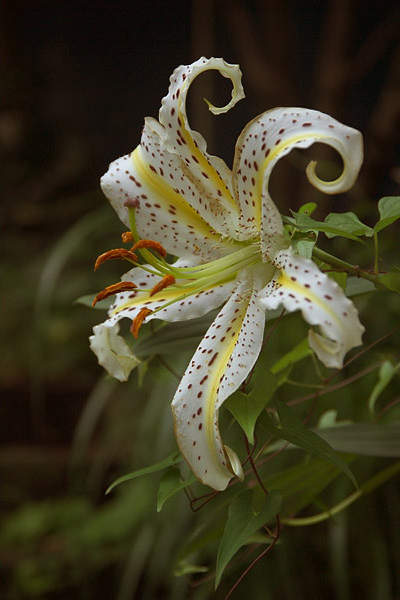
%> input picture testims/lily1.png, 400 x 600 px; the run also reads 1 picture not shown here
$ octave test_colortransfer.m   (GNU Octave 9; MATLAB toolbox functions it lacks are replaced by stand-ins)
%> lines starting %> are read from the running program, lines starting %| are printed output that depends on the picture; in (x1, y1, x2, y2) boxes, pixels count from 0 and x2, y2 are one past the last pixel; in counts of white or black regions, pixels touching at a corner belong together; the program's own positions count from 1
### optimal_colortransfer/color_correct_poly.m
function [im2t,T]=color_correct_poly(im1,im2)


im1 = double(im1);
im2 = double(im2);

m1 = min(im1(:));
im1 = im1-m1;
M1 = max(im1(:));
im1 = im1/M1;
im2 = im2-min(im2(:));
im2 = im2/max(im2(:));

[M,N,~]=size(im1);

%ep_poly = 5e-4;
ep_poly = 1e-3;

%ep_rot = 1e-2;
%ep_aff = 2e-2;
%ep_aff = 1e-2;
ep_aff = 5e-3;


maxins = 50;


%% process images

J = im2str_tensor(im1);
ff0 = J2feat_inhib(J);

yy0 = antifeat_decriptor(ff0,im1);

xx0 = antifeat_decriptor(ff0,im2);

if length(ff0)>maxins
    [ff,ids_f] = imsample_antifeat(ff0,M,N,maxins);
else
    ff = ff0;
    ids_f = 1:length(ff0);
end

yy = yy0(ids_f,:);
xx = xx0(ids_f,:);

rx = sqrt(sum(xx.^2,2))/sqrt(3);
ry = sqrt(sum(yy.^2,2))/sqrt(3);


im1g = max(im1,[],3);
meanie1 = mean(im1g(:));

im2g = max(im2,[],3);
meanie2 = mean(im2g(:));


%%


if meanie2<meanie1
    rev = 1;
else
    rev = 0;
end


if rev
    [~,inliers_poly21] = solver_polymex(ry,rx,ep_poly);
    poly21 = fitinliers_poly(ry(inliers_poly21),rx(inliers_poly21));

else
    [~,inliers_poly21] = solver_polymex(rx,ry,ep_poly);
    poly21 = fitinliers_poly(rx(inliers_poly21),ry(inliers_poly21));
end

R21 = eye(3);

if rev
    im2t = transform_im_full_rev(im2,poly21,R21);
else
    im2t = transform_im_full(im2,poly21,R21);
end

im2t(im2t>1)=1;
im2t(im2t<0)=0;

yy21 = yy0;
xx21 = antifeat_decriptor(ff0,im2t);


rx = sqrt(sum(xx21.^2,2))/sqrt(3);
ry = sqrt(sum(yy21.^2,2))/sqrt(3);
in21 = ((rx-ry).^2/2)<ep_poly;
[A21,inliers] = affine_colreg_RANSAC_mytest(xx21(in21,:)',yy21(in21,:)',ep_aff);
xpol = xx21(in21,:);
xpol = xpol(inliers,:);
ypol = yy21(in21,:);
ypol = ypol(inliers,:);

[im2tp,P] = my_poly2_transfer(xpol,ypol,im2t,inf);
im2t = (im2tp*M1+m1);


T.P = P;
T.poly = poly21;
T.R = R21;
T.A = A21;
T.M = M1;
T.m = m1;
T.rev = rev;

### antifeatures/im2str_tensor.m
function [J,lam1,lam2,E1,E2] = im2str_tensor(im)


[M,N,C]=size(im);
if C>1,
    im = double(max(im,[],3));
end
sigma2 = 1.7;

[imx,imy]=str_diff_nosmooth(im);
[J_xx,J_xy,J_yy]=str_J(imx,imy);
[J_xx_sm,J_xy_sm,J_yy_sm]=str_Jsm(J_xx,J_xy,J_yy,sigma2);

j11 = J_xx_sm;
j12 = J_xy_sm;
j22 = J_yy_sm;

J = zeros(M,N,3);
J(:,:,1)=j11;
J(:,:,2)=j12;
J(:,:,3)=j22;

if nargout>1,
lam2 = j11/2 + j22/2 + (j11.^2 - 2*j11.*j22 + 4*j12.^2 + j22.^2).^(1/2)/2;
lam1 = j11/2 + j22/2 - (j11.^2 - 2*j11.*j22 + 4*j12.^2 + j22.^2).^(1/2)/2;

E1_1 = (j11/2 + j22/2 - (j11.^2 - 2*j11.*j22 + 4*j12.^2 + j22.^2).^(1/2)/2)./j12 - j22./j12;
E1_2 = 1;
E2_1 = (j11/2 + j22/2 + (j11.^2 - 2*j11.*j22 + 4*j12.^2 + j22.^2).^(1/2)/2)./j12 - j22./j12;
E2_2 = 1;

sum1 = sqrt(E1_1.^2+E1_2.^2);
sum2 = sqrt(E2_1.^2+E2_2.^2);

E1_1 = E1_1./sum1;
E1_2 = E1_2./sum1;
E2_1 = E2_1./sum2;
E2_2 = E2_2./sum2;

E1 = zeros(M,N,2);
E2 = zeros(M,N,2);
E1(:,:,1)=E1_1;
E1(:,:,2)=E1_2;
E2(:,:,1)=E2_1;
E2(:,:,2)=E2_2;
end

### antifeatures/str_diff_nosmooth.m
function [imx,imy,vf]=str_diff_nosmooth(im)
% function [imx,imy]=str_diff_nosmooth(im)


gkx=[1 0 -1];
gky=gkx';


vf = sum(gkx(:).^2);

imx = conv2(im,gkx,'same');
imy = conv2(im,gky,'same');

### antifeatures/str_J.m
function [J_xx,J_xy,J_yy]=str_J(imx,imy)
% function [J_xx,J_yy,J_xy]=str_J(imx,imy)

J_xx = imx.*imx;
J_xy = imx.*imy;
J_yy = imy.*imy;

### antifeatures/str_Jsm.m
function [J_xx_sm,J_xy_sm,J_yy_sm,vf11,vf12]=str_Jsm(J_xx,J_xy,J_yy,sigma)
% function [J_xx_sm,J_xx_sm,J_xx_sm]=str_Jsm(J_xx,J_xy,J_yy,sigma)


fs = ceil(6*sigma);
[xx,yy]=meshgrid(-fs:fs);

gk=exp(-(xx.^2+yy.^2)/2/sigma^2)/(2*pi*sigma^2);
gk = gk/sum(gk(:));
vf1 = sum(gk(:).^2);
vf2 = sum(sum(gk(:,1:end-2).*gk(:,3:end)))*2/4; % cov = 1/4 var
vf11 = vf1+vf2;
vf12 = vf1;
J_xx_sm = conv2(J_xx,gk,'same');
J_xy_sm = conv2(J_xy,gk,'same');
J_yy_sm = conv2(J_yy,gk,'same');

### antifeatures/J2feat_inhib.m
function [ff,ok,logprodeig] = J2feat_inhib(J)

[M,N,~]=size(J);
logprodeig = log(1+J(:,:,1).*J(:,:,3)-J(:,:,2).^2);
facty = 5;
%inhib = 5; % inhib pixels
%inhib = 3; % inhib pixels
inhib = 10; % inhib pixels

mm = mean(logprodeig(:));
ok1 = logprodeig<(mm*facty);
ok2 = false(size(ok1));
lgp_u = logprodeig(1:end-2,2:end-1);
lgp_d = logprodeig(3:end,2:end-1);
lgp_l = logprodeig(2:end-1,1:end-2);
lgp_r = logprodeig(2:end-1,3:end);

ok2(2:end-1,2:end-1) = (logprodeig(2:end-1,2:end-1)<=lgp_u) & ...
                        (logprodeig(2:end-1,2:end-1)<=lgp_d) & ...
                        (logprodeig(2:end-1,2:end-1)<=lgp_l) & ...
                        (logprodeig(2:end-1,2:end-1)<=lgp_r);
ok = ok1 & ok2;
[yi,xi] = find(ok);

nn = length(yi);
id = randperm(nn);
yi = yi(id);
xi = xi(id);
for iii = 1:nn
    yii = yi(iii);
    xii = xi(iii);
    if ok(yii,xii)
        y1 = max(yii-inhib,1);
        x1 = max(xii-inhib,1);
        y2 = min(yii+inhib,M);
        x2 = min(xii+inhib,N);
        ok(y1:y2,x1:x2)=false;
        ok(yii,xii)=true;
        %disp(sum(ok(:)));
    end
end

[yi,xi] = find(ok);

nn = size(yi,1);
ff = zeros(nn,2);
ff(:,1) = xi;
ff(:,2) = yi;

### antifeatures/antifeat_decriptor.m
function dd = antifeat_decriptor(ff,im)


nn = size(ff,1);
[M,N,K] = size(im);
ff = max(1,ceil(ff));
ff(:,1) = min(N,ff(:,1));
ff(:,2) = min(M,ff(:,2));
indy = sub2ind([M,N],ff(:,2),ff(:,1));
dd = zeros(nn,K);
%sig = 2;
sig = 1.5;

[xx,yy]=meshgrid(-5:5);
gk = exp(-(xx.^2+yy.^2)/2/sig^2);
gk = gk/sum(gk(:));
for iii = 1:K,
    im_sm = conv2(double(im(:,:,iii)),gk,'same');
    dd(:,iii) = im_sm(indy);
end

### antifeatures/imsample_antifeat.m
function [ffout,ids] = imsample_antifeat(ffin,M,N,nn)

%bordy = 50;
if size(ffin,1)>nn

    bordy = ceil(0.013*max(M,N));

    ar = M/N;
    nd = sqrt(nn/ar);
    Mn = ceil(ar*nd);
    Nn = ceil(nd);
    %[xx,yy]=meshgrid(linspace(1,N,Nn),linspace(1,M,Mn));
    [xx,yy]=meshgrid(linspace(bordy,N-bordy,Nn),linspace(bordy,M-bordy,Mn));
    nnin = size(ffin,1);
    xx=xx(:);
    yy=yy(:);
    nne = length(xx);
    ffout = zeros(nne,2);
    ids = zeros(1,nne);
    for iii = 1:nne
        [~,indy]=min(sum(abs(ffin-repmat([xx(iii) yy(iii)],nnin,1)),2));
        ffout(iii,:)=ffin(indy,:);
        ids(iii) = indy;
    end
    pp = randperm(nne);
    ffout = ffout(pp(1:nn),:);
    ids = ids(pp(1:nn));
else
    ffout = ffin;
    ids = 1:nn;
end

### test_colortransfer.m
%% load two sample images
im1 = imread(['testims' filesep 'lily1.png']);
%> im1 is the input picture: size 600x400x3 uint8; mean R, G, B 64.6, 60.1, 35.9
im2 = imread(['testims' filesep 'lily2.png']);

%% Test algorithm without outliers

% run with polynomial postprocessing, robust and very accurate
im2t = color_correct_poly(im1,im2);
%> in color_correct_poly, `im2 = double(im2);`:
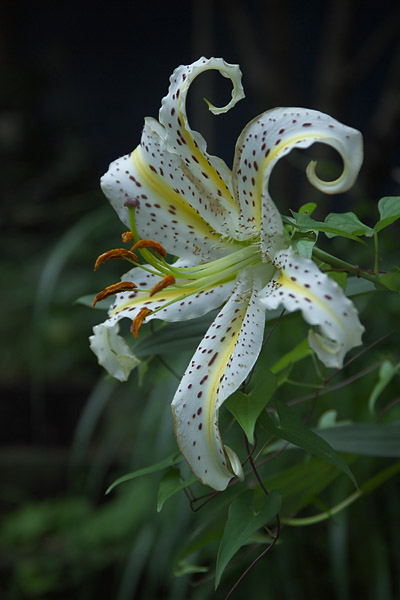
%> im2: size 600x400x3 double; mean R, G, B 49.7, 60.9, 47.6; mean of the top-left, top-right, bottom-left and bottom-right quarters 46.6, 63.2, 46.5, 54.5
%> in color_correct_poly, `m1 = min(im1(:));`: m1 = 0
%> in color_correct_poly, `M1 = max(im1(:));`: M1 = 255
%> in im2str_tensor, `im = double(max(im,[],3));`:
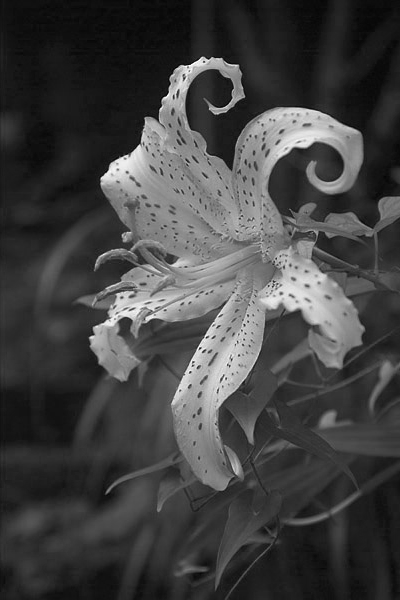
%> im: size 600x400 double; min 0.00392, max 1, mean 0.259
%> in im2str_tensor, `J(:,:,2)=j12;`:
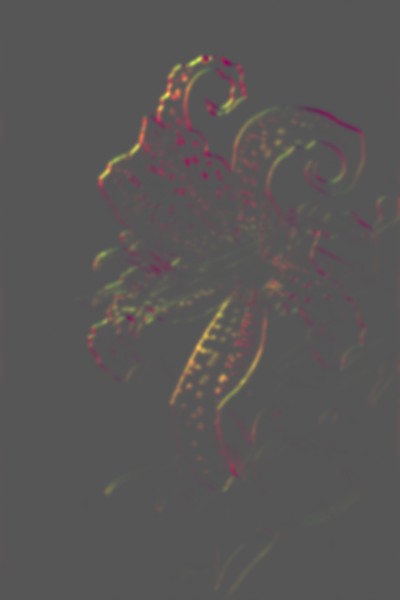
%> J: size 600x400x3 double; mean R, G, B 0.00448, 0.000747, 0; drawn with min black and max white
%> in J2feat_inhib, `mm = mean(logprodeig(:));`: mm = 6.43e-05
%> in J2feat_inhib, `ok1 = logprodeig<(mm*facty);`:
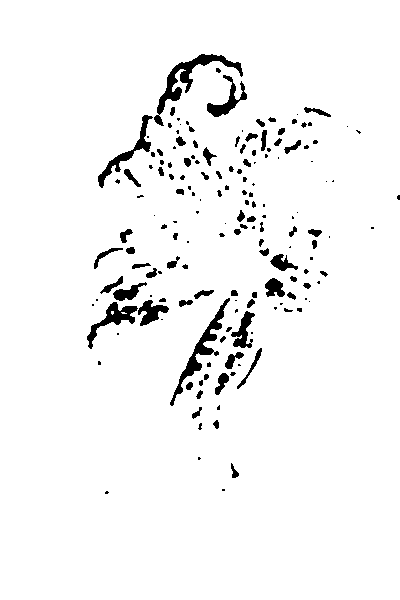
%> ok1: size 600x400 logical; 95.9% white; 165 black regions (81 under 20 px), largest, box (x1, y1, x2, y2) and area: (154, 54, 243, 126) 1173, (170, 298, 230, 406) 941, (98, 115, 153, 188) 654
%> in J2feat_inhib, `ok2(2:end-1,2:end-1) = (logprodeig(2:end-1,2:end-1)<=lgp_u) & (logprod..`:
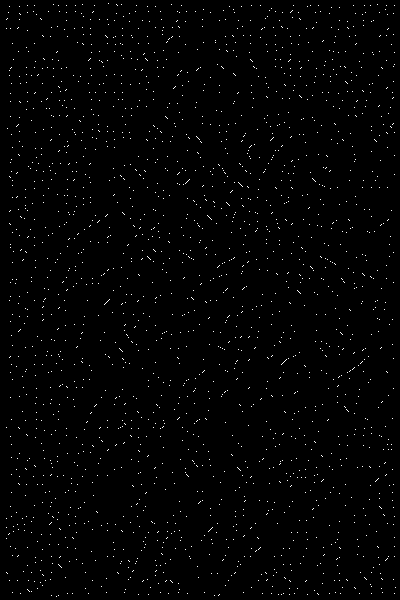
%> ok2: size 600x400 logical; 1.1% white in thin lines or dots
%> in J2feat_inhib, `ok = ok1 & ok2;`: ok: size 600x400 logical; 1.1% white in thin lines or dots
%> in J2feat_inhib, `[yi,xi] = find(ok);`: yi = 2524 values from 4 to 597; xi = 2524 values from 7 to 396
%> in J2feat_inhib, `nn = length(yi);`: nn = 2524
%> in J2feat_inhib, `yi = yi(id);`: yi = 2524 values, max 597 at index 1029, min 4 at index 823, mean 292.1
%> in J2feat_inhib, `xi = xi(id);`: xi = 2524 values, max 396 at index 667, min 7 at index 457, mean 197.4
%> the loop in J2feat_inhib, `for iii = 1:nn` made 2524 passes
%> (yii, xii, y1, x1, y2, x2) on passes 1 to 12: (223, 334, 213, 324, 233, 344), (393, 296, 383, 286, 403, 306), (51, 164, 41, 154, 61, 174), (428, 101, 418, 91, 438, 111), (158, 201, 148, 191, 168, 211), (160, 158, 150, 148, 170, 168), (581, 307, 571, 297, 591, 317), (531, 122, 521, 112, 541, 132), (414, 187, 404, 177, 424, 197), (222, 233, 212, 223, 232, 243), (62, 360, 52, 350, 72, 370), (437, 199, 427, 189, 447, 209)
%> (yii, xii) on passes 17, 45, 59: (68, 362), (437, 132), (68, 282)
%> after the loop in J2feat_inhib, `for iii = 1:nn`:
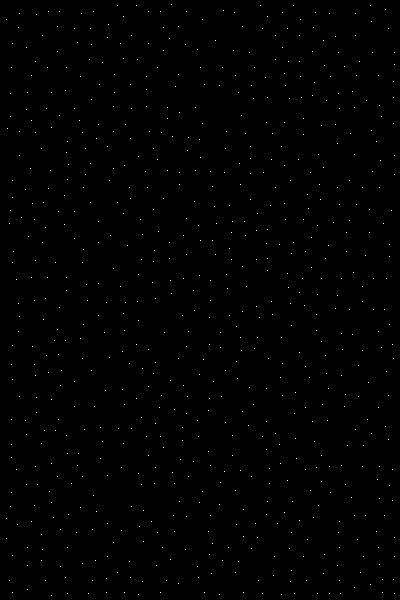
%> ok: size 600x400 logical; 0.31% white in thin lines or dots
%> after the loop in J2feat_inhib, `for iii = 1:nn`: x1 = 46; x2 = 66; y1 = 421; y2 = 441
%> in J2feat_inhib, `[yi,xi] = find(ok);`: yi = 735 values from 5 to 596; xi = 735 values from 7 to 395
%> in J2feat_inhib, `nn = size(yi,1);`: nn = 735
%> in color_correct_poly, `ff0 = J2feat_inhib(J);`: ff0 = 735 rows, first 12: [7 20; 7 519; 7 539; 8 129; 10 224; 10 581; 11 94; 11 117; 11 211; 11 507; 12 68; 12 365]
%> in antifeat_decriptor, `ff = max(1,ceil(ff));`: ff has the same summary as ff0 in color_correct_poly
%> in antifeat_decriptor, `indy = sub2ind([M,N],ff(:,2),ff(:,1));`: indy = 735 values from 3620 to 236994
%> after the loop in antifeat_decriptor, `for iii = 1:K,`: dd = 735 rows, first 12: [0.0693 0.0321 0.00692; 0.174 0.147 0.04; 0.192 0.199 0.0487; 0.225 0.162 0.0928; 0.111 0.0745 0.0334; 0.106 0.0741 0.024; 0.0933 0.0589 0.0227; 0.155 0.101 0.052; 0.135 0.0925 0.0423; 0.11 0.076 0.0278; 0.0892 0.0499 0.0147; 0.208 0.169 0.0633]
%> in color_correct_poly, `yy0 = antifeat_decriptor(ff0,im1);`: yy0 has the same summary as dd in antifeat_decriptor
%> the loop in antifeat_decriptor (call 2), `for iii = 1:K,` made 3 passes
%> pass 3, in antifeat_decriptor (call 2), `im_sm = conv2(double(im(:,:,iii)),gk,'same');`:
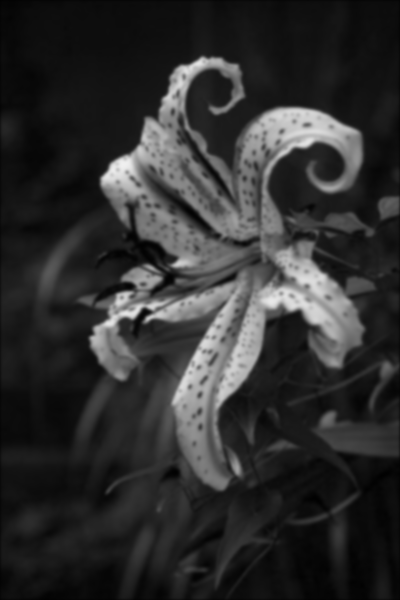
%> im_sm: size 600x400 double; min 0.00555, max 0.942, mean 0.186
%> after the loop in antifeat_decriptor (call 2), `for iii = 1:K,`: dd = 735 rows, first 12: [0.0389 0.036 0.0271; 0.111 0.154 0.0743; 0.128 0.202 0.0901; 0.155 0.162 0.146; 0.0654 0.0807 0.0646; 0.056 0.077 0.0474; 0.0539 0.0656 0.0445; 0.0991 0.107 0.095; 0.0873 0.096 0.0788; 0.0688 0.0803 0.0537; 0.0486 0.0563 0.0368; 0.14 0.171 0.112]
%> in color_correct_poly, `xx0 = antifeat_decriptor(ff0,im2);`: xx0 has the same summary as dd in antifeat_decriptor
%> the loop in imsample_antifeat, `for iii = 1:nne` made 54 passes
%> indy on passes 1 to 12: 1, 7, 34, 5, 30, 12, 14, 2, 24, 147, 144, 157
%> after the loop in imsample_antifeat, `for iii = 1:nne`: ffout = 54 rows, first 12: [7 20; 11 94; 20 156; 10 224; 19 304; 12 365; 12 445; 7 519; 13 593; 82 14; 81 77; 86 149]; ids = 54 values, max 735 at index 54, min 1 at index 1, mean 364
%> in imsample_antifeat, `ffout = ffout(pp(1:nn),:);`: ffout = 50 rows, first 12: [86 149; 89 594; 395 156; 315 442; 152 522; 233 222; 395 594; 318 295; 7 519; 319 155; 12 445; 387 372]
%> in imsample_antifeat, `ids = ids(pp(1:nn));`: ids = 50 values, max 735 at index 7, min 1 at index 18, mean 361
%> in color_correct_poly, `[ff,ids_f] = imsample_antifeat(ff0,M,N,maxins);`: ff has the same summary as ffout in imsample_antifeat; ids_f has the same summary as ids in imsample_antifeat
%> in color_correct_poly, `yy = yy0(ids_f,:);`: yy = 50 rows, first 12: [0.121 0.0876 0.0488; 0.0951 0.0695 0.0205; 0.0637 0.0473 0.0321; 0.193 0.213 0.0562; 0.198 0.206 0.0834; 0.629 0.638 0.508; 0.0662 0.0588 0.00834; 0.753 0.78 0.726; 0.174 0.147 0.04; 0.22 0.159 0.0904; 0.115 0.064 0.0299; 0.4 0.483 0.268]
%> in color_correct_poly, `xx = xx0(ids_f,:);`: xx = 50 rows, first 12: [0.0716 0.0897 0.0786; 0.0534 0.067 0.0395; 0.0344 0.0493 0.0622; 0.127 0.218 0.104; 0.129 0.209 0.132; 0.562 0.638 0.582; 0.0366 0.0571 0.0294; 0.705 0.78 0.775; 0.111 0.154 0.0743; 0.15 0.16 0.141; 0.0678 0.0684 0.059; 0.315 0.481 0.347]
%> in color_correct_poly, `rx = sqrt(sum(xx.^2,2))/sqrt(3);`: rx = 50 values, max 0.754 at index 8, min 0.0327 at index 29, mean 0.204
%> in color_correct_poly, `ry = sqrt(sum(yy.^2,2))/sqrt(3);`: ry = 50 values, max 0.753 at index 8, min 0.0305 at index 38, mean 0.211
%> in color_correct_poly, `meanie1 = mean(im1g(:));`: meanie1 = 0.259
%> in color_correct_poly, `meanie2 = mean(im2g(:));`: meanie2 = 0.245
%> the run ends on the next line
